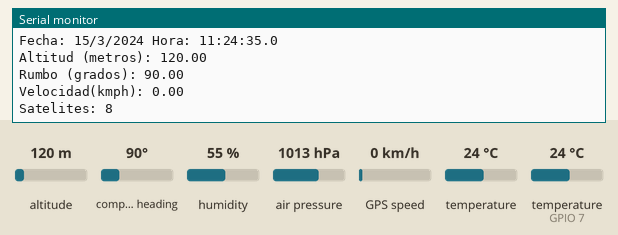
This sketch was run on a simulated ESP32. On the bench: the last lines printed to the serial monitor. The inputs (shaded band) are chosen by the test bench; at power-on: altitude 120 m, compass heading 90°, GPS speed 0 km/h, humidity 55 %, air pressure 1013 hPa, temperature 24 °C, temperature (sensor on GPIO 7) 24 °C. The GPS gets a fix after 3 s at 37.7749, -122.4194 with 8 satellites.

Above: at 5.9 s.
6.0 s: altitude set to 20 m
7.5 s: compass heading set to 7°
At 11.3 s:
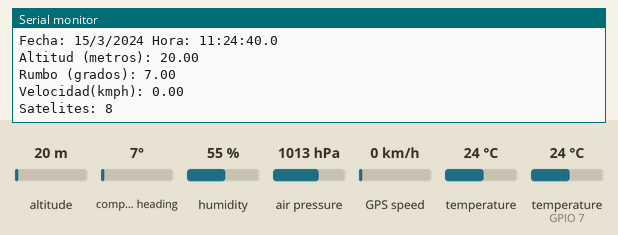
21.0 s: GPS speed set to 2 km/h
At 22.5 s:
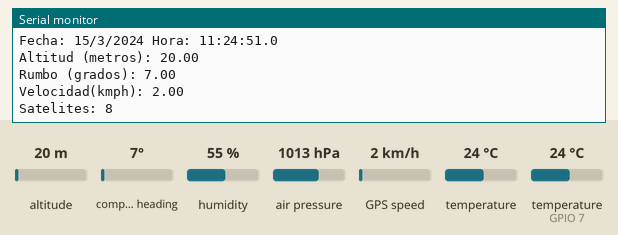
Timing chart, 0 to 24.0 s (numbered marks = the images above; inputs shaded):
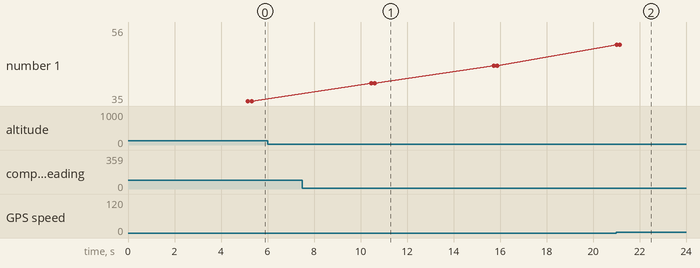

Measured:
- after the input at 7.5 s, the serial monitor: prints a new line after 3.0 s (image 1)
- after the input at 21.0 s, the serial monitor: prints a new line after 0.08 s (image 2)

The sketch:

Temperatura.ino
```cpp
// Incluimos librería
#include <WiFi.h>
#include <WiFiClient.h>
#include <WiFiServer.h>
#include <DHT.h>
#include <Wire.h>
#include <SFE_BMP180.h>
#include <SoftwareSerial.h>
#include <AltSoftSerial.h>
#include <SPI.h>
#include <MQTT.h>
#include <TinyGPS.h>
#include <WiFiClient.h>

// Definimos el pin digital donde se conecta el sensor
#define DHTPIN 7
#define DHTTYPE DHT11
int SMOKEA0=A0;
SFE_BMP180 bmp180;
SoftwareSerial ESPserial(2,3);
char ssid[] = "HUAWEI P9 lite";
char pass[] = "12345678";


WiFiClient wifi;
MQTTClient client(wifi);
int statusW;
char broker[] = "tcp://192.168.43.77:1883";

// Topic con el que trabajamos
const char* topicName = "temperatura";

//SFE_BMP180 bmp180;
TinyGPS gps;//Declaramos el objeto gps
AltSoftSerial serialgps(8,9);//Declaramos el pin 9 Tx y 8 Rx

//Declaramos la variables para la obtención de datos

int contador = 0;
int tope = 20;

// Inicializamos el sensor DHT11
DHT dht(DHTPIN, DHTTYPE);
void setup() {
  // Inicializamos comunicación serie
  Serial.begin(9600);


   Serial.print(F("setup end\r\n"));
  serialgps.begin(9600);//Iniciamos el puerto serie del gps
  //Serial.println("");
  Serial.println(F("GPS GY-GPS6MV2 Leantec"));
  Serial.println(F(" ---Buscando senal--- "));

  dht.begin();
  pinMode(SMOKEA0, INPUT);

bmp180.begin();
  /*if (bmp180.begin())
    Serial.println("BMP180 iniciado");
  else
  {
    Serial.println("Error al iniciar BMP180");
  }*/

}

void loop() {

  int year;
byte month, day, hour, minute, second, hundredths;
unsigned long chars;
unsigned short sentences, failed_checksum;
  delay(5000);
  if (contador == 0)
 {

  int analogSensor = analogRead(SMOKEA0);
  // Leemos la humedad relativa
  float h = dht.readHumidity();
  // Leemos la temperatura en grados centígrados (por defecto)
  float t = dht.readTemperature();
  // Leemos la temperatura en grados Fahrenheit
  float f = dht.readTemperature(true);


  char status;
  double T,P;


  // Comprobamos si ha habido algún error en la lectura
  if (isnan(h) || isnan(t) || isnan(f)) {
    Serial.println(F("Error obteniendo los datos del sensor DHT11"));
    return;
  }

  // Calcular el índice de calor en Fahrenheit
  float hif = dht.computeHeatIndex(f, h);
  // Calcular el índice de calor en grados centígrados
  float hic = dht.computeHeatIndex(t, h, false);

  Serial.print(F("Humedad: "));
  Serial.print(h);
  Serial.print(F(" %"));
  Serial.print(F("Temperatura: "));
  Serial.print(t);
  Serial.print(F(" *C "));
  Serial.print(f);
  Serial.print(F(" *F"));
  Serial.print(F("Indice de calor: "));
  Serial.print(hic);
  Serial.print(F(" *C "));
  Serial.print(hif);
  Serial.print(F(" *F"));

  Serial.println();

  Serial.print(F("Pin A0: "));
  Serial.print(analogSensor);
  Serial.print(F("Smoke Level:"));
  Serial.println(analogSensor-50);

  status = bmp180.startTemperature(); //Inicio de lectura de temperatura
  if (status != 0)
  {
    delay(status); //Pausa para que finalice la lectura
    status = bmp180.getTemperature(T); //Obtener la temperatura
    if (status != 0)
    {
      status = bmp180.startPressure(3); //Inicio lectura de presión
      if (status != 0)
      {
        delay(status); //Pausa para que finalice la lectura
        status = bmp180.getPressure(P,T); //Obtenemos la presión
        if (status != 0)
        {
          Serial.print(F("Temperatura: "));
          Serial.print(F(" *C , "));
          Serial.print(F("Presion: "));
          Serial.print(P,2);
          Serial.println(F(" mb"));
        }
      }
    }
  }
}
contador = contador +1;
if (contador == tope) {contador =0; }
  while(serialgps.available()>0)
  {
    int c = serialgps.read();

    if(gps.encode(c))
    {
      float latitude, longitude;
      gps.f_get_position(&latitude, &longitude);
      Serial.print(F("Latitud/Longitud: "));
      Serial.print(latitude,5);
      Serial.print(F(", "));
      Serial.println(longitude,5);


  gps.crack_datetime(&year,&month,&day,&hour,&minute,&second,&hundredths);
      Serial.print("Fecha: "); Serial.print(day, DEC); Serial.print(F("/"));
      Serial.print(month, DEC); Serial.print(F("/")); Serial.print(year);
      Serial.print(" Hora: "); Serial.print(hour + 1, DEC); Serial.print(F(":"));
      Serial.print(minute, DEC); Serial.print(F(":")); Serial.print(second, DEC);
      Serial.print(F(".")); Serial.println(hundredths, DEC);
      Serial.print(F("Altitud (metros): "));
      Serial.println(gps.f_altitude());
      Serial.print(F("Rumbo (grados): ")); Serial.println(gps.f_course());
      Serial.print(F("Velocidad(kmph): "));
      Serial.println(gps.f_speed_kmph());
      Serial.print(F("Satelites: ")); Serial.println(gps.satellites());
      Serial.println();
      gps.stats(&chars, &sentences, &failed_checksum);
    }
  }
}
```
